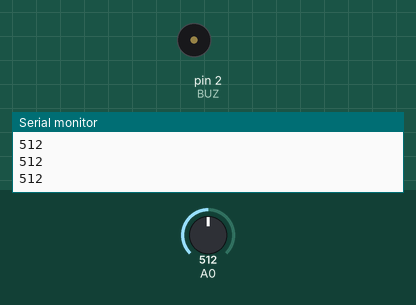
This sketch was run on a simulated Arduino Uno, built with avr-gcc and run on an emulated ATmega328P. Shown: buzzer (waves = sounding, pin HIGH), the last lines printed to the serial monitor. Inputs (shaded band) come from the test bench; at power-on: A0 = 512.

Above: at 1.2 s.
1.3 s: A0 set to 106
2.8 s: A0 set to 89
At 3.2 s:
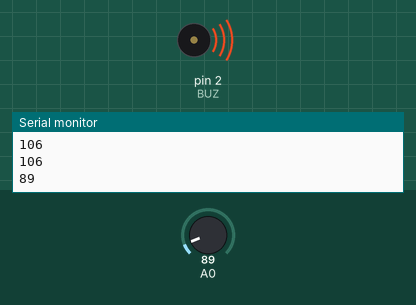
4.3 s: A0 set to 110
At 6.1 s:
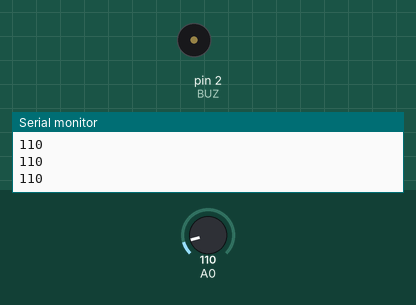
6.5 s: A0 set to 90
At 7.4 s:
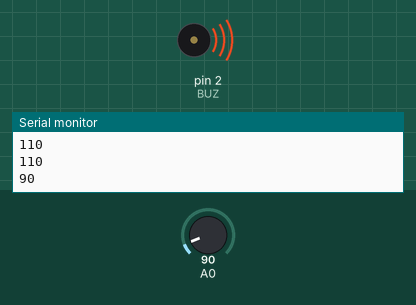
Timing chart, 0 to 9.0 s (numbered marks = the images above; inputs shaded):
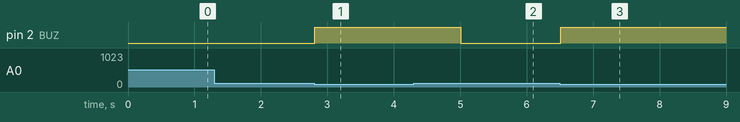

The sketch:

vibrationSensor.ino
```cpp
int read;
int BUZ=2;
//int LED=2;uncomment to use the LED version !!! comment the line above as well
bool state=false;
void setup() {
pinMode(A0,INPUT);
pinMode(BUZ,OUTPUT);
Serial.begin(9600);
}

void loop() {
  read=analogRead(A0);
  Serial.println(read);
  ///--------   buzzer version--------- ///
  if(read<100){
    digitalWrite(BUZ,HIGH);
    delay(1000);
  }
  else digitalWrite(BUZ,LOW);
  ///--------          --------- ///


  ///*********** LED version ***********///
  // if(read<100&&state==false){
  //   digitalWrite(LED,HIGH);
  //   state=true;
  // }
  // else if(read<100&&state==true){
  //   digitalWrite(LED,LOW);
  //   state=false;
  // }

  ///**************          ************///
  delay(100);
}
```

Measured:
- the behaviour switches between 100 and 99 on A0 (found by bisection; images 0 and 1)
- after the input at 2.8 s, pin 2 (BUZ): LOW → HIGH at once
- after the input at 4.3 s, pin 2 (BUZ): HIGH → LOW after 0.71 s
- after the input at 6.5 s, pin 2 (BUZ): LOW → HIGH at once
